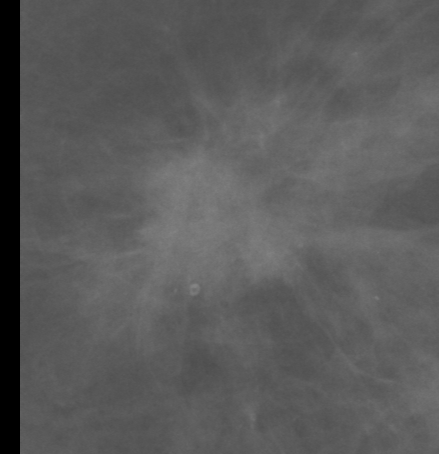
#> input picture ROI_cropping/1_20586934_6c613a14b80a8591_MG_L_CC_ANON.tif, 439 x 454 px, given as the content of the folder etworking/Java_Mass_Detection/ROI_cropping/images10,000/pos/, which was not available
$ jupyter execute Rotating_Flipping_Images.ipynb
#> lines starting #> are read from the running program, lines starting #| are printed output that depends on the picture; pictures that were not available may be replaced by others from this repository, and a replacement may not be noted
[cell 1]
import cv2
import matplotlib.pyplot as plt
from immas import MammogramImage , preprocessing , segmentation
from immas.io import read_dataset
from immas.basic_functions import show_image_plt
from immas import preprocessing
import os
import numpy as np
import argparse
import imutils

[cell 2]
#Set path to images to rotate
my_path = '/Users/briannaburton/Documents/Masters/S2-Cassino/Distributed-Programming-and-Networking/Java_Mass_Detection/ROI_cropping/images10,000/pos/'
tif_files = [f for f in os.listdir(my_path) if f.endswith('.tif')]
print(len(tif_files))

[cell 3]
# Loop over the images to rotate
for i in range (0,len(tif_files)):

    # load the image from disk
    image = cv2.imread(os.path.join(my_path,tif_files[i]),0)
#> image is the input picture: shape (454, 439); min 0, max 132, mean 91.1
    # loop over the rotation angles again, this time ensuring
    # no part of the image is cut off
    for angle in np.arange(90, 360, 90):
        rotated = imutils.rotate_bound(image, angle)
        cv2.imwrite(os.path.join("/Users/briannaburton/Documents/Masters/S2-Cassino/Distributed-Programming-and-Networking/Java_Mass_Detection/ROI_cropping/images10,000/pos/", str(angle) + "_" + tif_files[i]), rotated)
#> this loop made 3 passes
#> pass 1, `rotated = imutils.rotate_bound(image, angle)`:
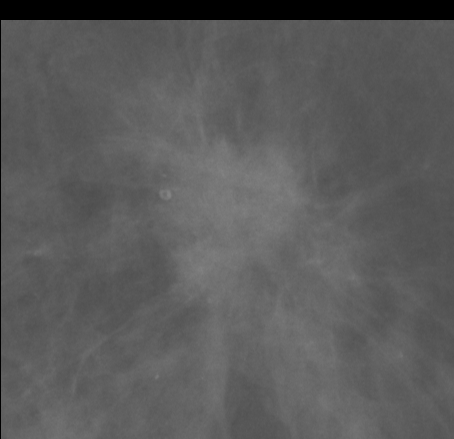
#> rotated: shape (439, 454); min 0, max 132, mean 90.9
#> pass 2, `rotated = imutils.rotate_bound(image, angle)`:
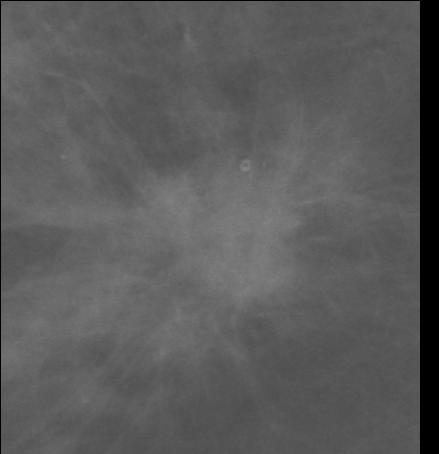
#> rotated: shape (454, 439); min 0, max 132, mean 90.9
#> pass 3, `rotated = imutils.rotate_bound(image, angle)`:
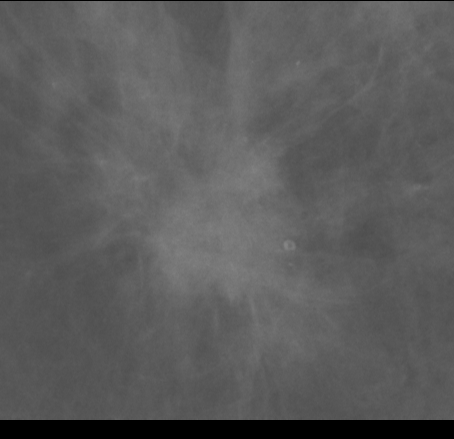
#> rotated: shape (439, 454); min 0, max 132, mean 91.1

[cell 4]
#Set path to images to flip
my_path = '/Users/briannaburton/Documents/Masters/S2-Cassino/Distributed-Programming-and-Networking/Java_Mass_Detection/ROI_cropping/images10,000/pos/'
tif_files = [f for f in os.listdir(my_path) if f.endswith('.tif')]
len(tif_files)

[cell 5]
# Loop over the images to flip
for i in range (0,len(tif_files)):
    # load the image from disk
    image = cv2.imread(os.path.join(my_path,tif_files[i]),0)

    # Flip image horizontally and save
    flipped = cv2.flip(image, 0)
    cv2.imwrite(os.path.join("/Users/briannaburton/Documents/Masters/S2-Cassino/Distributed-Programming-and-Networking/Java_Mass_Detection/ROI_cropping/images10,000/pos/", "flipped_" + tif_files[i]), flipped)

$ run again, on ROI_cropping/1_20586986_6c613a14b80a8591_MG_L_ML_ANON.tif
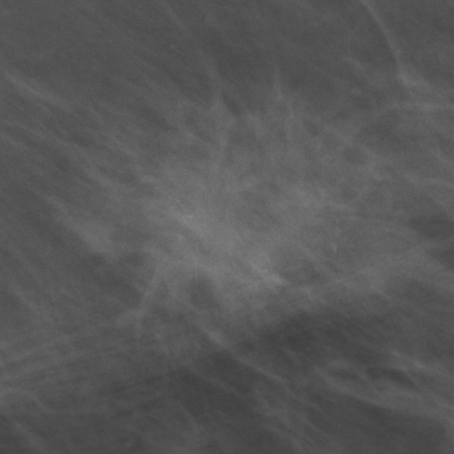
#> input picture ROI_cropping/1_20586986_6c613a14b80a8591_MG_L_ML_ANON.tif, 454 x 454 px, given as the content of the folder etworking/Java_Mass_Detection/ROI_cropping/images10,000/pos/, which was not available
#> image is the input picture: shape (454, 454); min 61, max 134, mean 88.3
#> the loop `for angle in np.arange(90, 360, 90):` made 3 passes
#> pass 1, `rotated = imutils.rotate_bound(image, angle)`:
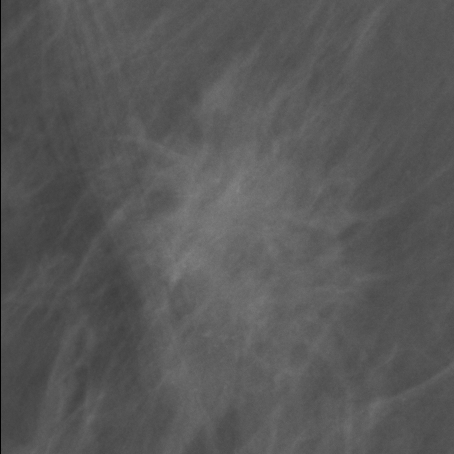
#> rotated: shape (454, 454); min 0, max 134, mean 88.1
#> pass 3, `rotated = imutils.rotate_bound(image, angle)`:
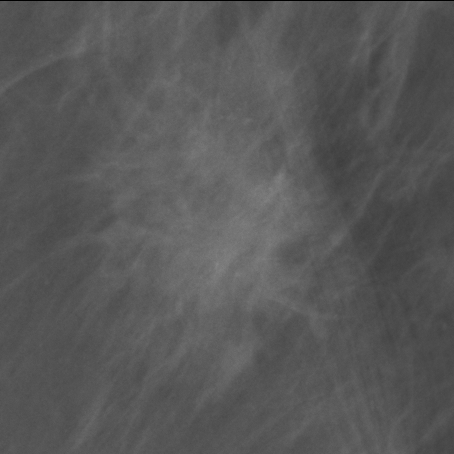
#> rotated: shape (454, 454); min 0, max 134, mean 88.1
